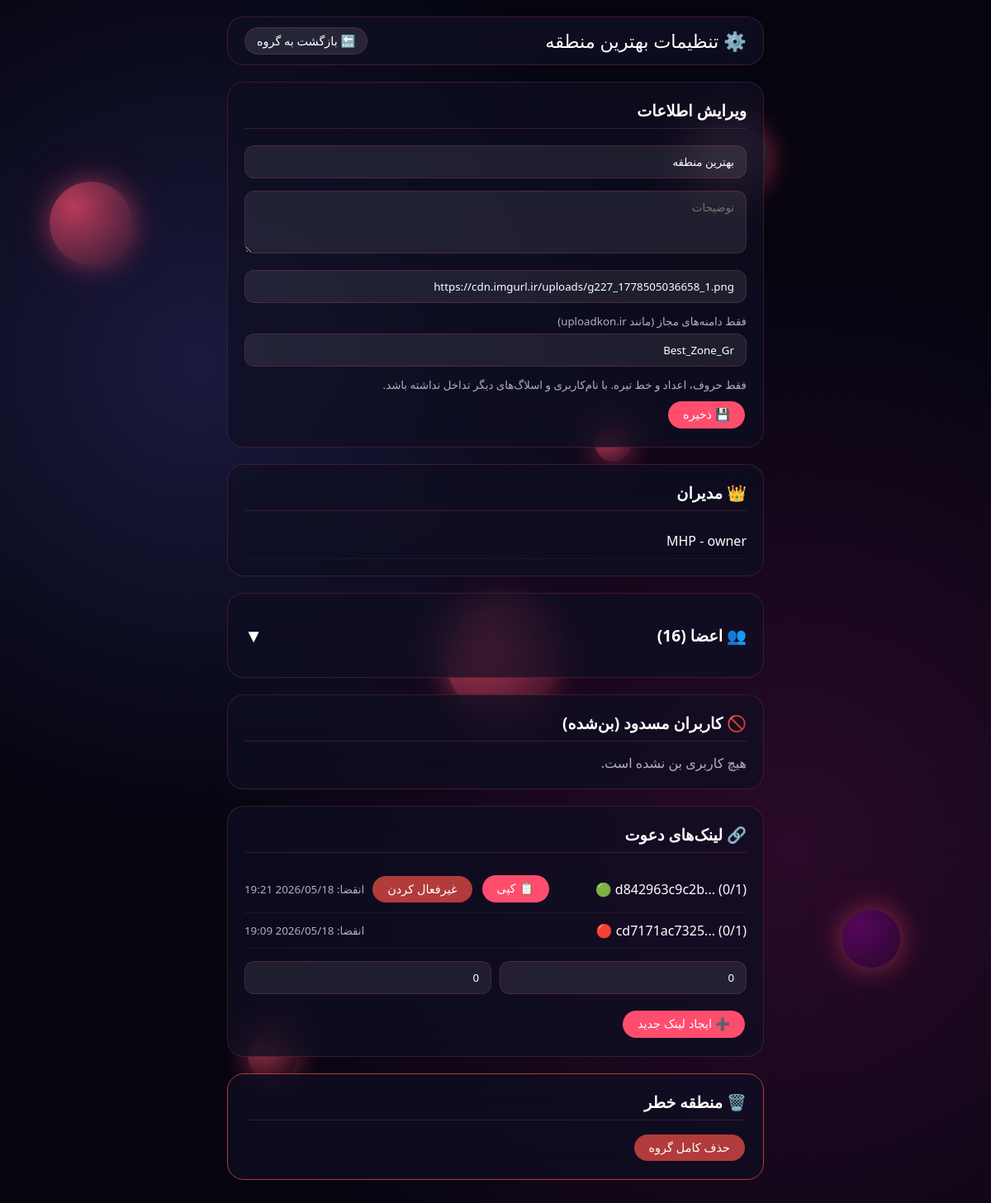
The page /group_settings.php?id=13 (signed in) on the database its author committed.
### tables this page shows
CREATE TABLE `groups_channels` (
  `id` int NOT NULL,
  `name` varchar(100) NOT NULL,
  `description` text,
  `avatar_url` varchar(500) DEFAULT NULL,
  `slug` varchar(100) DEFAULT NULL,
  `type` enum('group','channel') NOT NULL,
  `privacy` enum('public','private') NOT NULL DEFAULT 'private',
  `created_by` int NOT NULL,
  `created_at` timestamp NULL DEFAULT CURRENT_TIMESTAMP,
  `updated_at` timestamp NULL DEFAULT CURRENT_TIMESTAMP ON UPDATE CURRENT_TIMESTAMP
);

CREATE TABLE `group_channel_members` (
  `id` int NOT NULL,
  `group_id` int NOT NULL,
  `user_id` int NOT NULL,
  `role` enum('owner','admin','member') NOT NULL DEFAULT 'member',
  `can_send_message` tinyint(1) DEFAULT '1',
  `can_add_user` tinyint(1) DEFAULT '0',
  `can_view_admins` tinyint(1) DEFAULT '1',
  `can_view_users` tinyint(1) DEFAULT '1',
  `last_read_message_id` int DEFAULT '0',
  `joined_at` timestamp NULL DEFAULT CURRENT_TIMESTAMP
);

CREATE TABLE `users` (
  `id` int NOT NULL,
  `username` varchar(50) NOT NULL,
  `first_name` varchar(100) NOT NULL,
  `last_name` varchar(100) NOT NULL,
  `mobile` varchar(20) DEFAULT NULL,
  `mobile_verified` tinyint(1) DEFAULT '0',
  `last_otp` varchar(10) DEFAULT NULL,
  `otp_expires_at` timestamp NULL DEFAULT NULL,
  `email` varchar(100) DEFAULT NULL,
  `password` varchar(255) NOT NULL,
  `display_name` varchar(100) DEFAULT NULL,
  `subscription_end_date` date DEFAULT NULL,
  `is_subscription_active` tinyint(1) DEFAULT '0',
  `balance` int DEFAULT '0',
  `avatar_url` varchar(500) DEFAULT NULL,
  `bio` text,
  `last_seen` timestamp NULL DEFAULT NULL,
  `is_online` tinyint(1) DEFAULT '0',
  `restricted_until` timestamp NULL DEFAULT NULL,
  `restriction_reason` varchar(255) DEFAULT NULL,
  `restriction_type` enum('ban','mute','post_ban','message_ban') DEFAULT NULL,
  `created_at` timestamp NULL DEFAULT CURRENT_TIMESTAMP,
  `updated_at` timestamp NULL DEFAULT CURRENT_TIMESTAMP ON UPDATE CURRENT_TIMESTAMP
);

CREATE TABLE `group_invite_links` (
  `id` int NOT NULL,
  `group_id` int NOT NULL,
  `hash` varchar(64) NOT NULL,
  `created_by` int NOT NULL,
  `expires_at` timestamp NULL DEFAULT NULL,
  `max_uses` int DEFAULT '0',
  `current_uses` int DEFAULT '0',
  `is_active` tinyint(1) DEFAULT '1',
  `created_at` timestamp NULL DEFAULT CURRENT_TIMESTAMP
);

### group_settings.php (the view, shortened to what this page needs)
<?php
require_once 'config.php';
$current_user_id = $_SESSION['user_id'];
$group_id = (int)($_GET['id'] ?? 0);
$group = $pdo->prepare("SELECT * FROM groups_channels WHERE id=?");
$group->execute([$group_id]);
$group = $group->fetch();
$member = $pdo->prepare("SELECT * FROM group_channel_members WHERE group_id=? AND user_id=?");
$member->execute([$group_id, $current_user_id]);
$member = $member->fetch();
$is_owner = ($member['role'] == 'owner');
$current_admin_perms = [];
$allMembersForAdmin = $pdo->prepare("SELECT m.*, u.username, u.display_name, u.first_name, u.last_name FROM group_channel_members m JOIN users u ON m.user_id = u.id WHERE m.group_id = ? AND m.role IN ('owner', 'admin')");
$allMembersForAdmin->execute([$group_id]);
$adminMembers = $allMembersForAdmin->fetchAll();
$invite_links = $pdo->prepare("SELECT * FROM group_invite_links WHERE group_id=? ORDER BY created_at DESC");
$invite_links->execute([$group_id]);
$invite_links = $invite_links->fetchAll();
$bans = $pdo->prepare("SELECT b.*, u.username, u.display_name, u.first_name, u.last_name
                      FROM group_bans b
                      JOIN users u ON b.user_id = u.id
                      WHERE b.group_id = ?");
$bans->execute([$group_id]);
$banned_users = $bans->fetchAll();
$totalMembers = $pdo->prepare("SELECT COUNT(*) FROM group_channel_members WHERE group_id = ?");
$totalMembers->execute([$group_id]);
$totalMembersCount = $totalMembers->fetchColumn();
$baseUrl = (isset($_SERVER['HTTPS']) && $_SERVER['HTTPS'] === 'on' ? "https" : "http") . "://" . $_SERVER['HTTP_HOST'] . dirname($_SERVER['SCRIPT_NAME']);
?>
<!DOCTYPE html>
<html lang="fa" dir="rtl">
<head>
</head>
<body>
<div class="particles">
    <div class="particle"></div><div class="particle"></div><div class="particle"></div>
    <div class="particle"></div><div class="particle"></div><div class="particle"></div>
</div>
<div class="container">
    <div class="page-header">
        <h2>⚙️ تنظیمات <?= htmlspecialchars($group['name']) ?></h2>
        <a href="index.php?page=group&id=<?= $group_id ?>" class="btn-back">🔙 بازگشت به گروه</a>
    </div>
    <?php if ($is_owner || ($current_admin_perms['can_change_info'] ?? 0)): ?>
    <div class="card">
        <h3>ویرایش اطلاعات</h3>
        <form method="post">
            <input name="name" value="<?= htmlspecialchars($group['name']) ?>" placeholder="نام گروه/کانال" required>
            <textarea name="description" rows="3" placeholder="توضیحات"><?= htmlspecialchars($group['description'] ?? '') ?></textarea>
            <input type="url" name="avatar_url" value="<?= htmlspecialchars($group['avatar_url'] ?? '') ?>" placeholder="لینک عکس پروفایل">
            <small style="color: var(--secondary-text);">فقط دامنه‌های مجاز (مانند uploadkon.ir)</small>
            <input type="text" name="slug" value="<?= htmlspecialchars($group['slug'] ?? '') ?>" placeholder="لینک یکتا (مثلاً my-anime-group)">
            <small>فقط حروف، اعداد و خط تیره. با نام‌کاربری و اسلاگ‌های دیگر تداخل نداشته باشد.</small>
            <br><button class="btn" style="margin-top:10px;">💾 ذخیره</button>
        </form>
    </div>
    <?php endif; ?>
    <?php if ($is_owner || ($current_admin_perms['can_view_admins'] ?? 1)): ?>
    <div class="card">
        <h3>👑 مدیران</h3>
        <?php foreach ($adminMembers as $mem):
            $name = htmlspecialchars($mem['display_name'] ?: $mem['first_name'].' '.$mem['last_name']);
        ?>
            <div class="list-item">
                <span><?= $name ?> - <?= $mem['role'] ?></span>
            </div>
        <?php endforeach; ?>
    </div>
    <?php endif; ?>
    <div class="card">
        <div class="collapsible-header" id="membersToggle" onclick="toggleMembers()">
            <h3>👥 اعضا (<?= $totalMembersCount ?>)</h3>
            <span class="toggle-icon">▼</span>
        </div>
    </div>
    <div class="card">
        <h3>🚫 کاربران مسدود (بن‌شده)</h3>
        <?php if (empty($banned_users)): ?>
            <p style="color:var(--secondary-text)">هیچ کاربری بن نشده است.</p>
        <?php endif; ?>
    </div>
    <?php if ($is_owner || ($current_admin_perms['can_invite_link'] ?? 0)): ?>
    <div class="card">
        <h3>🔗 لینک‌های دعوت</h3>
        <?php foreach ($invite_links as $link):
            $inviteUrl = $baseUrl . '/invite.php?hash=' . $link['hash'];
        ?>
            <div class="list-item">
                <span>
                    <?= substr($link['hash'],0,12) ?>...
                    (<?= $link['current_uses'] ?>/<?= $link['max_uses']?:'∞' ?>)
                    <?= $link['is_active'] ? '🟢' : '🔴' ?>
                </span>
                <div style="display:flex; align-items:center; gap:8px;">
                    <?php if ($link['is_active']): ?>
                        <button class="btn" onclick="copyToClipboard('<?= htmlspecialchars($inviteUrl) ?>')">📋 کپی</button>
                        <form method="post" style="display:inline">
                            <button class="btn btn-danger">غیرفعال کردن</button>
                        </form>
                    <?php endif; ?>
                    <small><?= $link['expires_at'] ? 'انقضا: '.date('Y/m/d H:i', strtotime($link['expires_at'])) : 'بدون انقضا' ?></small>
                </div>
            </div>
        <?php endforeach; ?>
        <form method="post" style="margin-top:10px;">
            <div style="display:flex; gap:10px; align-items:center;">
                <input name="max_uses" placeholder="حداکثر استفاده (0=نامحدود)" value="0" style="width:50%;">
                <input name="expire_minutes" placeholder="انقضا به دقیقه (0=بدون انقضا)" value="0" style="width:50%;">
            </div>
            <button class="btn" style="margin-top:10px;">➕ ایجاد لینک جدید</button>
        </form>
    </div>
    <?php endif; ?>
    <?php if ($is_owner): ?>
    <div class="card" style="border-color:#b23b3b;">
        <h3>🗑️ منطقه خطر</h3>
        <form method="post" onsubmit="return confirm('کل گروه و تمام پیام‌ها و اعضا حذف خواهند شد. ادامه می‌دهید؟')">
            <button class="btn btn-danger">حذف کامل گروه</button>
        </form>
    </div>
    <?php endif; ?>
</div>
</body>
</html>

### group_settings.php (style rules this page uses)
:root { --primary: #ff4d6d; --primary-hover: #ff8fa3; --surface: rgba(15, 15, 35, 0.75); --bg: #050510; --border: rgba(255, 77, 109, 0.2); --text: #fff; --secondary-text: #b0b0c0; }
* { margin:0; padding:0; box-sizing:border-box; }
body { font-family: 'Segoe UI', Tahoma, Geneva, Verdana, sans-serif; background: var(--bg); background-image: radial-gradient(circle at 20% 30%, #1a1a3e 0%, transparent 40%), radial-gradient(circle at 80% 70%, #2a0a2a 0%, transparent 50%); min-height: 100vh; color: var(--text); padding: 20px 16px; position: relative; overflow-x: hidden; }
.particles { position: fixed; top:0; left:0; width:100%; height:100%; pointer-events: none; z-index:0; }
.particle { position: absolute; border-radius: 50%; background: radial-gradient(circle at 30% 30%, rgba(255,77,109,0.7), rgba(255,77,109,0.1)); box-shadow: 0 0 30px rgba(255,77,109,0.4), 0 0 60px rgba(255,77,109,0.2); animation: floatParticle 14s infinite ease-in-out; filter: blur(0.5px); }
.particle:nth-child(1) { width:100px; height:100px; left:5%; top:15%; animation-delay:0s; }
.particle:nth-child(2) { width:70px; height:70px; left:85%; top:75%; animation-delay:-3s; background: radial-gradient(circle at 30% 30%, rgba(106,5,114,0.7), rgba(106,5,114,0.1)); }
.particle:nth-child(3) { width:130px; height:130px; left:45%; top:50%; animation-delay:-6s; }
.particle:nth-child(4) { width:60px; height:60px; left:25%; top:85%; animation-delay:-9s; background: radial-gradient(circle at 30% 30%, rgba(255,77,109,0.6), transparent); }
.particle:nth-child(5) { width:90px; height:90px; left:70%; top:10%; animation-delay:-11s; background: radial-gradient(circle at 30% 30%, rgba(255,179,198,0.5), transparent); }
.particle:nth-child(6) { width:45px; height:45px; left:60%; top:35%; animation-delay:-1s; }
.container { position: relative; z-index: 2; max-width: 650px; margin: 0 auto; }
.page-header { display: flex; align-items: center; justify-content: space-between; background: rgba(15, 15, 35, 0.8); backdrop-filter: blur(25px); border: 1px solid var(--border); border-radius: 20px; padding: 12px 20px; margin-bottom: 20px; }
.page-header h2 { font-size: 1.4rem; font-weight: 500; }
.btn-back { background: rgba(255,255,255,0.1); border: 1px solid var(--border); color: var(--text); padding: 6px 14px; border-radius: 20px; text-decoration: none; font-size: 0.9rem; transition: 0.3s; }
.card { background: rgba(15, 15, 35, 0.7); backdrop-filter: blur(25px); border: 1px solid var(--border); border-radius: 20px; padding: 20px; margin-bottom: 20px; }
.card h3 { font-size: 1.2rem; margin-bottom: 15px; border-bottom: 1px solid var(--border); padding-bottom: 8px; }
input, select, textarea { width: 100%; padding: 10px 14px; margin: 5px 0 10px; background: rgba(255,255,255,0.08); border: 1px solid var(--border); border-radius: 12px; color: var(--text); outline: none; font-family: inherit; }
.btn { background: var(--primary); border: none; padding: 8px 18px; border-radius: 20px; color: #fff; cursor: pointer; font-size: 0.9rem; transition: 0.3s; margin: 2px; }
.btn-danger { background: #b23b3b; }
.list-item { display: flex; justify-content: space-between; align-items: center; padding: 10px 0; border-bottom: 1px solid rgba(255,255,255,0.05); flex-wrap: wrap; gap: 8px; }
small { color: var(--secondary-text); }
.collapsible-header { display: flex; justify-content: space-between; align-items: center; cursor: pointer; padding: 15px 0; }
.collapsible-header h3 { border-bottom: none; margin-bottom: 0; padding-bottom: 0; }
.collapsible-header .toggle-icon { font-size: 1.4rem; transition: transform 0.3s; }

### rows shown on the page
groups_channels: name "بهترین منطقه", avatar_url "https://cdn.imgurl.ir/uploads/g227_1778505036658_1.png", slug "Best_Zone_Gr"
group_channel_members: user.display_name "MHP", role "owner"
group_invite_links: hash "d842963c9c2b", current_uses "0", max_uses "1", expires_at "2026/05/18 19:21"
group_invite_links: hash "cd7171ac7325", current_uses "0", max_uses "1", expires_at "2026/05/18 19:09"

### other values the page prints
$totalMembersCount "16"
